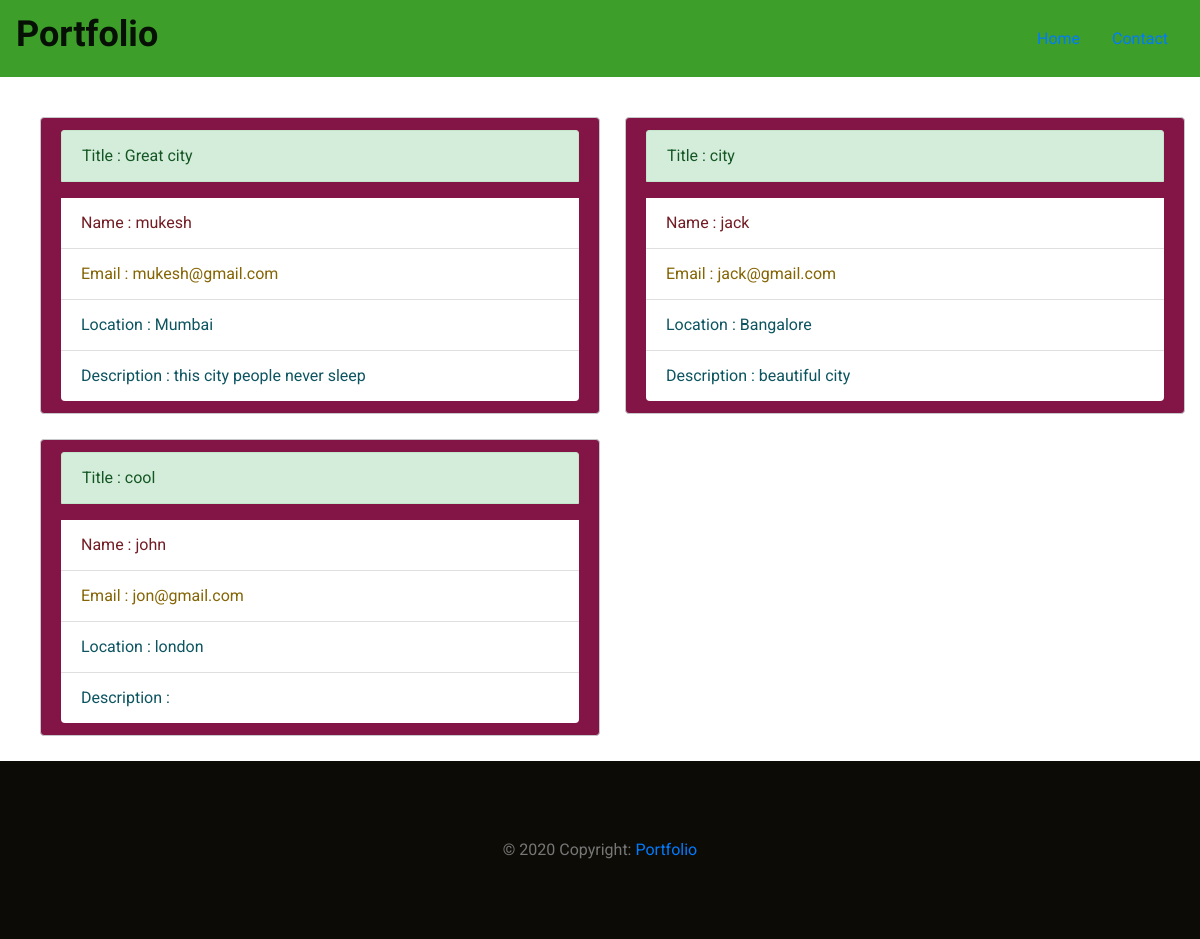
Page /list/ on the committed database.
### blog/models.py (models this page shows, shortened)
class Blog(models.Model):
    name = models.CharField(max_length=100)
    title = models.CharField(max_length=100, blank=True)
    location = models.TextField(max_length=250, blank=True)
    desc = models.TextField(max_length=250, blank=True)
    email = models.EmailField()

### blog/views.py (the view)
# urls.py: path('list/', views.list, name='list'),
def list(request):
    blog=Blog.objects.all()
    context={
        'blogs':blog
    }
    return render(request,'portfolio/list.html',context)

### blog/templates/portfolio/list.html (shortened to what this page needs)
<!doctype html>
{% extends 'portfolio/base.html' %}
{% load static %}
{% block content %}
<nav class="navbar navbar-light " style="background-color: #3d9e29;">
    <a class="navbar-brand logo_h justify-content-start" href="{% url 'home' %}"><h1>Portfolio</h1></a>
    <ul class="nav justify-content-end" >
        <li class="nav-item">
            <a class="nav-link active" href="{% url 'home' %}">Home</a>
        </li>
        <li class="nav-item">
            <a class="nav-link" href="{% url 'contact' %}">Contact</a>
        </li>
    </ul>
</nav>
<div class="container" style=" margin-top:40px;">
    <div class="row">
    {% for blog in blogs %}
        <div class="card alert alert-dark" style="width: 35rem;margin-left:25px;margin-bottom:25px;background-color:#821546">
            <div class="card-header alert alert-success" role="alert">
                Title : {{blog.title}}
            </div>
            <ul class="list-group list-group-flush ">
                <li class="alert alert-danger list-group-item" >Name : {{blog.name}}</li>
                <li class=" alert alert-warning list-group-item" >Email : {{blog.email}}</li>
                <li class=" alert alert-info list-group-item" >Location : {{blog.location}}</li>
                <li class=" alert alert-info list-group-item" >Description : {{blog.desc}}</li>
            </ul>
        </div>
        {% endfor %}
    </div>
</div>
<footer class="page-footer font-small blue"style="background-color:#0d0b06;padding:60px ">
    <div class="footer-copyright text-center py-3">© 2020 Copyright:
        <a href="{% url 'home' %}"> Portfolio</a>
    </div>
</footer>
{% endblock %}

### static/css/Mytyle.css (style rules this page uses)
a { text-decoration: none; transition: all 0.3s ease-in-out; }
body { line-height: 26px; font-size: 16px; font-family: "Roboto", sans-serif; font-weight: normal; color: #777777; }
h1, h2, h3, h4, h5, h6 { font-family: "Heebo", sans-serif; font-weight: bold; }
@media (min-width: 1200px) { .container { max-width: 1170px; } }
h1 { font-size: 36px; }

### rows in the picture
Blog: title "Great city", name "mukesh", email "mukesh@gmail.com", location "Mumbai", desc "this city people never sleep"
Blog: title "city", name "jack", email "jack@gmail.com", location "Bangalore", desc "beautiful city"
Blog: title "cool", name "john", email "jon@gmail.com", location "london"
